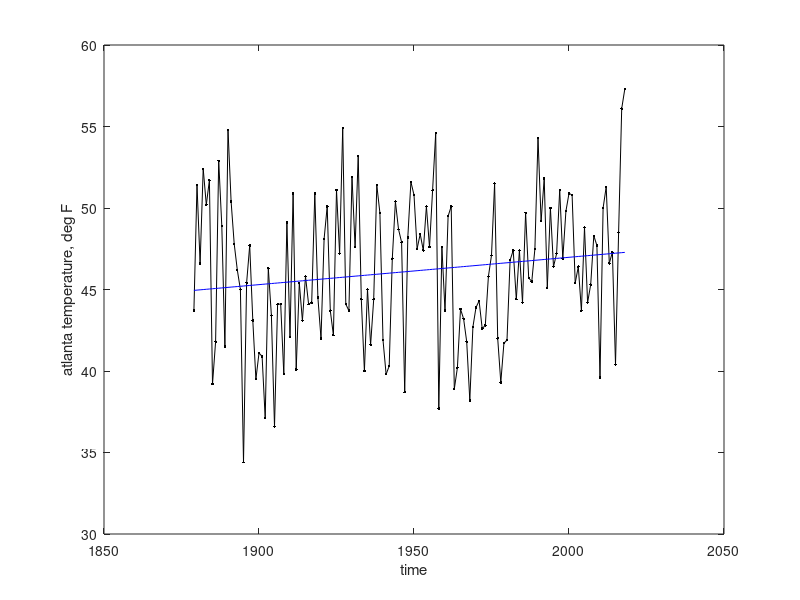
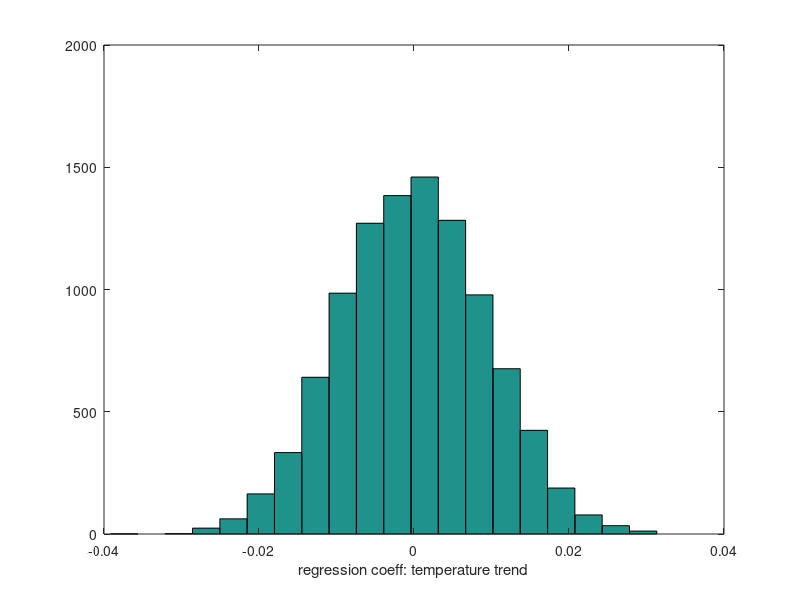

MATLAB code for these plots, in order:
%% week 4 : Regression

close all
clear all

% load data
load atlanta_temperature.mat

% quick look
plot(Year,Feb,'k.-');
xlabel('time');
ylabel('atlanta temperature, deg F');

% regression
x=Year;
y=Feb;
c=cov(x,y); % calculate covariance
a=c(1,2)/c(1,1); % calculate regression coeff
b=mean(y)-a*mean(x); % calculate intercept
yest=a*x+b;
hold on;
plot(x,yest,'b-');
hold off;

% calculate R2: coeff. of determination
R2 = c(1,2)^2/(c(1,1)*c(2,2));
disp(['R2 value is : ',num2str(R2)]); 

% significance testing by Monte Carlo method
CL = .99;
% H0: atlanta temperature has no significantly positive trend
% H1: atlanta tempearture has signficantly positive trend

% Use Monte Carlo method, 1 tail test
K=10000;
N=length(y);
for k=1:K
    data = randsample(y,N);
    c=cov(x,data);
    A(k)=c(1,2)/c(1,1);
end
figure(2);
hist(A,20);
xlabel('regression coeff: temperature trend');

% 4. calculate confidence interval
acrit = prctile(A,CL*100);
disp(['critical value is : ',num2str(acrit)]); 






